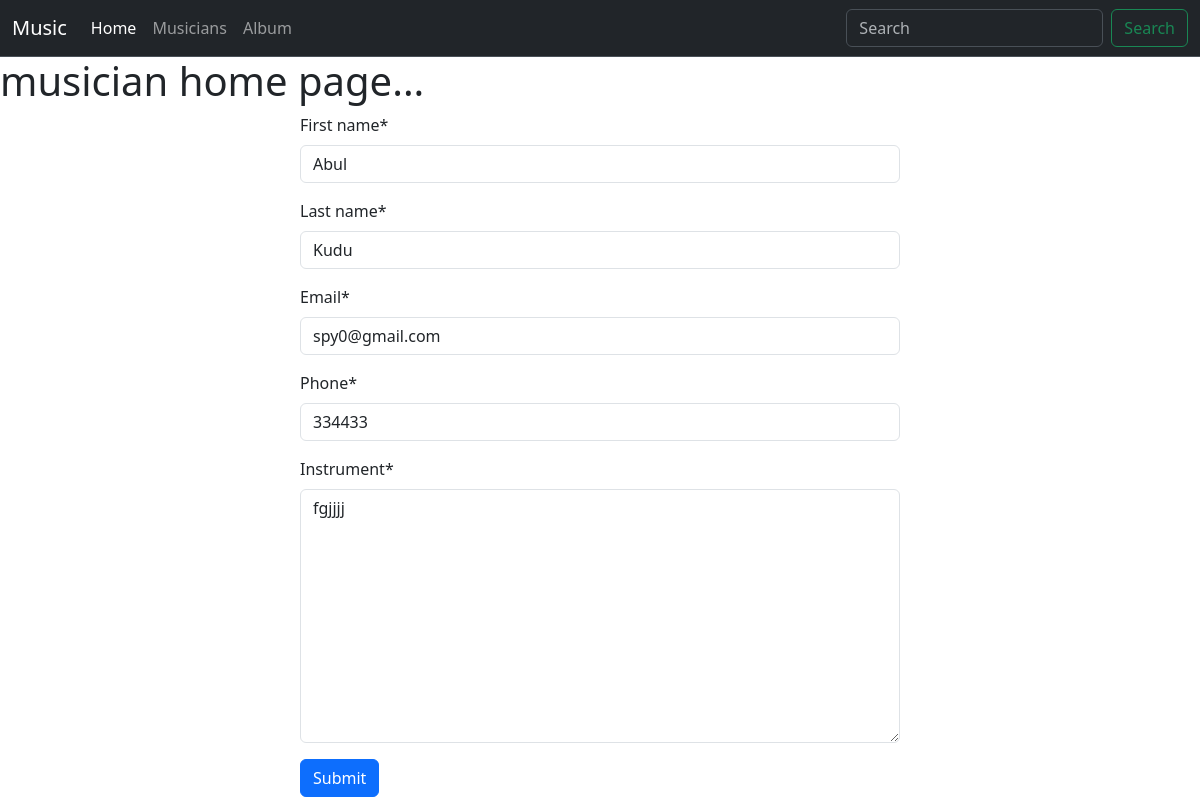
The app's page /musician/edit/3 with its own data.
### musicians/models.py (models this page shows, shortened)
class MusicianModel(models.Model):
    first_name = models.CharField(max_length=50)
    last_name = models.CharField(max_length=50)
    email = models.EmailField()
    phone = models.CharField(max_length=11)
    instrument = models.TextField()

### musicians/views.py (the view)
# urls.py: path('edit/<int:id>', views.edit_music, name='edit_musician'),
def edit_music(req, id):
    musician = models.MusicianModel.objects.get(pk=id)
    musician_form = forms.MusicianForm(instance=musician)
    if req.method == 'POST':
        musician_form = forms.MusicianForm(req.POST, instance=musician)
        if musician_form.is_valid():
            musician_form.save()
            return redirect('home')
    return render(req, 'musicians/index.html', {'form': musician_form})

### musicians/forms.py
class MusicianForm(forms.ModelForm):
    class Meta:
        model = models.MusicianModel
        fields = '__all__'

### musicians/templates/musicians/index.html (shortened to what this page needs)
{% extends "base.html" %}
{% block content %}
<h1>musician home page...</h1>
<form action="" method='post' class='w-50 m-auto'>
    {% load crispy_forms_tags %}
    {{form | crispy}}
    <input type="submit" value="Submit" class='btn btn-primary'>
</form>
{% endblock content %}

### records on screen
MusicianModel: first_name "Abul", last_name "Kudu", email "spy0@gmail.com", phone "334433", instrument "fgjjjj"
